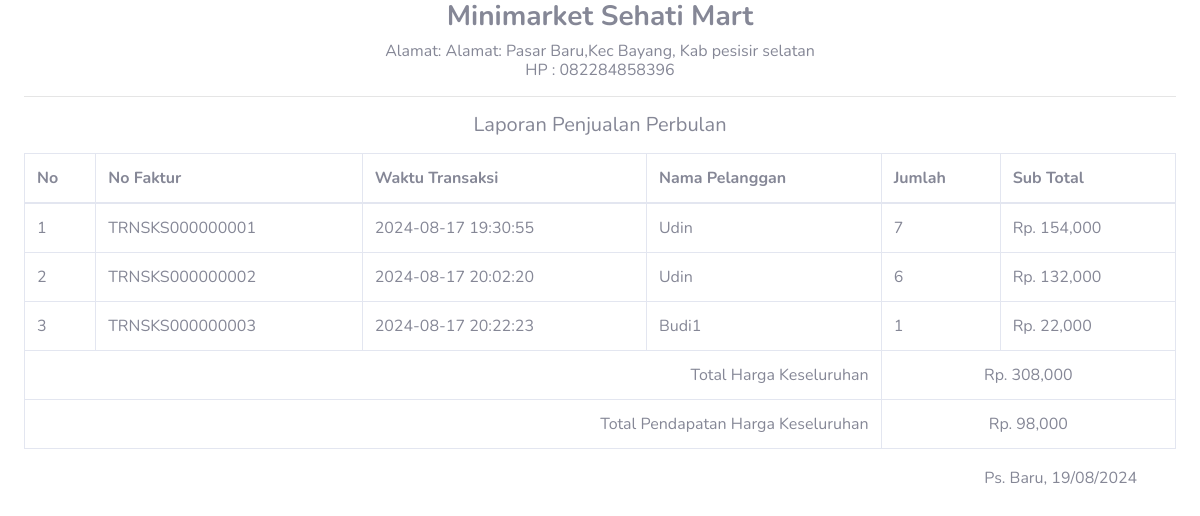
Before: /laporan_transaksi_bulanan.php (signed in) with the older database file.
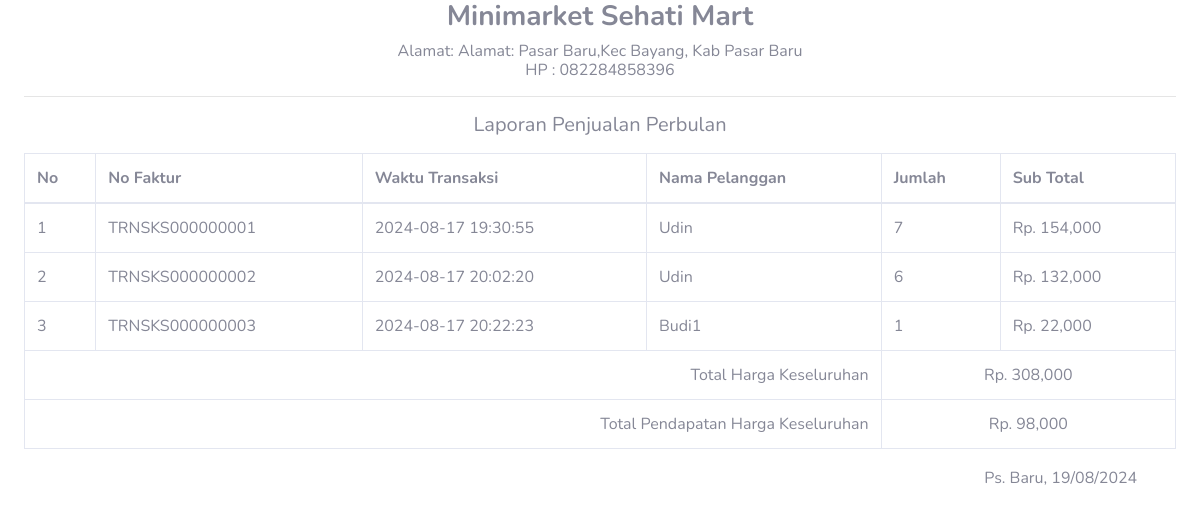
After: the same page with the newer database file.
### tables this page shows
CREATE TABLE `tbl_pengaturan` (
  `pengaturan_id` int NOT NULL,
  `pengaturan_nama_sidebar` text NOT NULL,
  `pengaturan_nama_navbar` text NOT NULL,
  `pengaturan_alamat` text NOT NULL,
  `pengaturan_no_hp` varchar(15) NOT NULL
);

CREATE TABLE `tbl_pelanggan` (
  `pelanggan_id` varchar(10) NOT NULL,
  `pelanggan_nama` text NOT NULL,
  `pelanggan_no_hp` varchar(15) NOT NULL
);

### laporan_transaksi_bulanan.php (the view, shortened to what this page needs)
<!DOCTYPE html>
<html lang="en">
<?php
include 'config.php';
$tgl = date("d/m/Y");
$pengaturan = mysqli_fetch_assoc(mysqli_query($config, "SELECT * FROM tbl_pengaturan"));
?>
<head>
    <link href="vendor/fontawesome-free/css/all.min.css" rel="stylesheet" type="text/css">
    <link href="css/sb-admin-2.min.css" rel="stylesheet">
</head>
<body onload="window.print()">
    <div id="content-wrapper" class="d-flex flex-column">
        <div id="content">
            <div class="container-fluid">
                <h3 class="text-center font-weight-bold"><?= $pengaturan['pengaturan_nama_navbar'] ?></h3>
                <h6 class="text-center m-0">Alamat: <?= $pengaturan['pengaturan_alamat'] ?></h6>
                <h6 class="text-center m-0">HP : <?= $pengaturan['pengaturan_no_hp'] ?></h6>
                <hr>
                <h5 class="text-center mb-3">Laporan Penjualan Perbulan</h5>
                <?php
                $queryConditions = "";
                $data3 = mysqli_query($config, "SELECT DISTINCT transaksi_id, tgl_wktu_transaksi, pelanggan_id, pengguna, SUM(jumlah_item) AS jumlah_item, SUM(total_harga) AS total_harga FROM tbl_transaksi $queryConditions GROUP BY transaksi_id, tgl_wktu_transaksi, pelanggan_id, pengguna");
                echo '
                <div class="table-responsive">
                    <table class="table table-bordered" width="100%" cellspacing="0">
                        <thead>
                            <tr>
                                <th>No</th>
                                <th>No Faktur</th>
                                <th>Waktu Transaksi </th>
                                <th>Nama Pelanggan</th>
                                <th>Jumlah</th>
                                <th>Sub Total</th>
                            </tr>
                        </thead>
                        <tbody>';
                $no = 1;
                while ($row3 = mysqli_fetch_assoc($data3)) {
                    $pelanggan = mysqli_fetch_assoc(mysqli_query($config, "SELECT * FROM tbl_pelanggan WHERE pelanggan_id='{$row3['pelanggan_id']}'"));
                    $total_harga = number_format($row3["total_harga"], 0);
                    echo "
                    <tr>
                        <td>$no</td>
                        <td>{$row3['transaksi_id']}</td>
                        <td>{$row3['tgl_wktu_transaksi']}</td>
                        <td>{$pelanggan['pelanggan_nama']}</td>
                        <td>{$row3['jumlah_item']}</td>
                        <td>Rp. $total_harga</td>
                    </tr>";
                    $no++;
                }
                $data6 = mysqli_query($config, "SELECT SUM(total_harga_m) as total_harga_m, SUM(total_harga) as total_harga FROM tbl_transaksi $queryConditions");
                $row6 = mysqli_fetch_assoc($data6);
                $total_harga_m = number_format($row6["total_harga"] - $row6["total_harga_m"], 0);
                $total_harga = number_format($row6["total_harga"], 0);
                echo "
                <tr>
                    <td colspan='4' align='right'>Total Harga Keseluruhan</td>
                    <td colspan='2' align='center'>Rp. $total_harga</td>
                </tr>
                <tr>
                    <td colspan='4' align='right'>Total Pendapatan Harga Keseluruhan</td>
                    <td colspan='2' align='center'>Rp. $total_harga_m</td>
                </tr>
                </tbody>
                </table>
                </div>";
                ?>
                <table style="width: 100%; text-align:center">
                    <tr>
                        <td style="width: 80%;"></td>
                        <td>
                            Ps. Baru, <?= $tgl ?>
                            <br><br><br><br><br>
                        </td>
                    </tr>
                </table>
            </div>
        </div>
    </div>
</body>
</html>

Changed rows visible on the page:
changed tbl_pengaturan: pengaturan_alamat "Alamat: Pasar Baru,Kec Bayang, Kab pesisir selatan" → "Alamat: Pasar Baru,Kec Bayang, Kab Pasar Baru"
